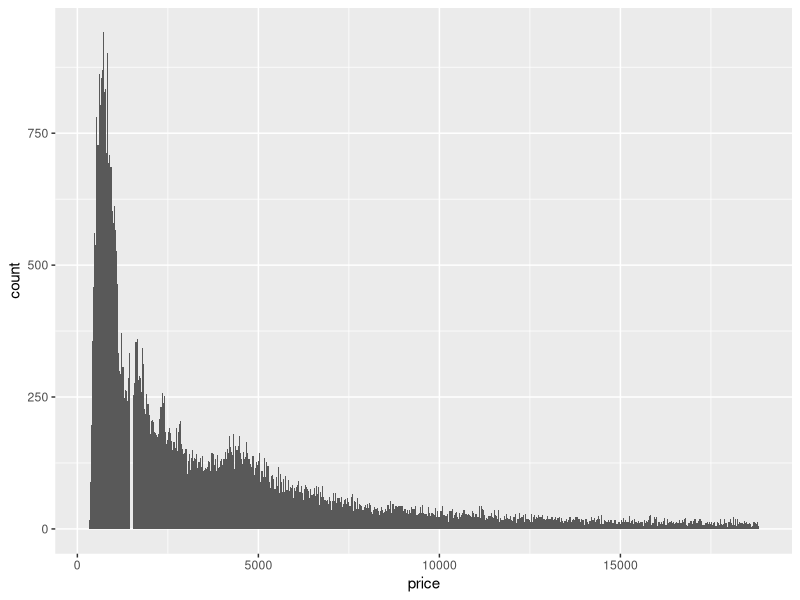
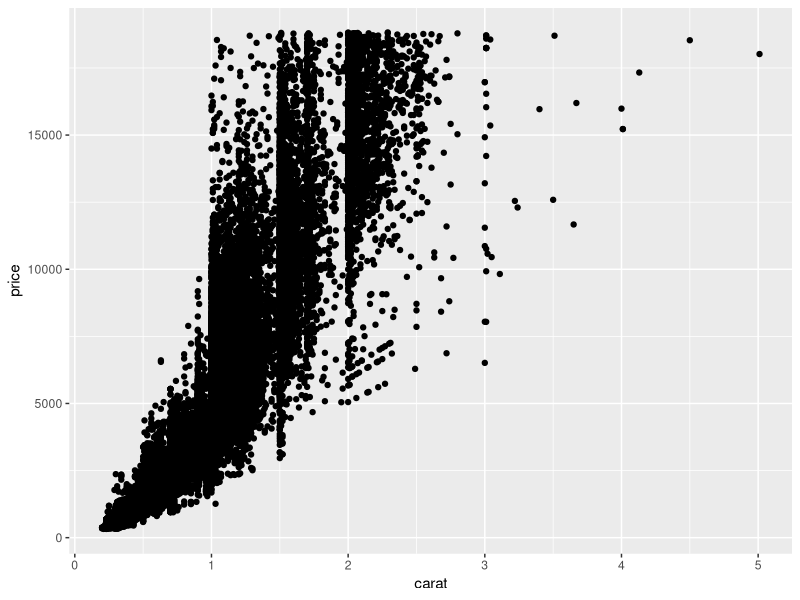
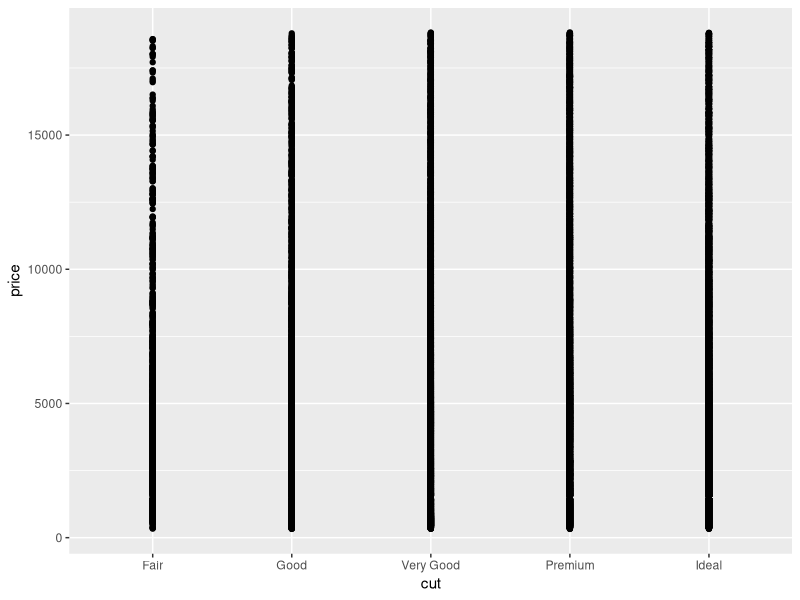
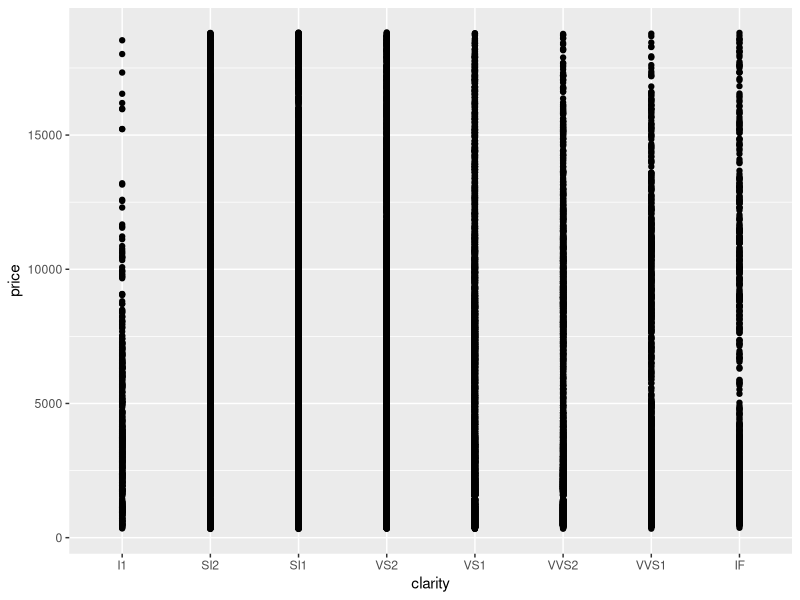
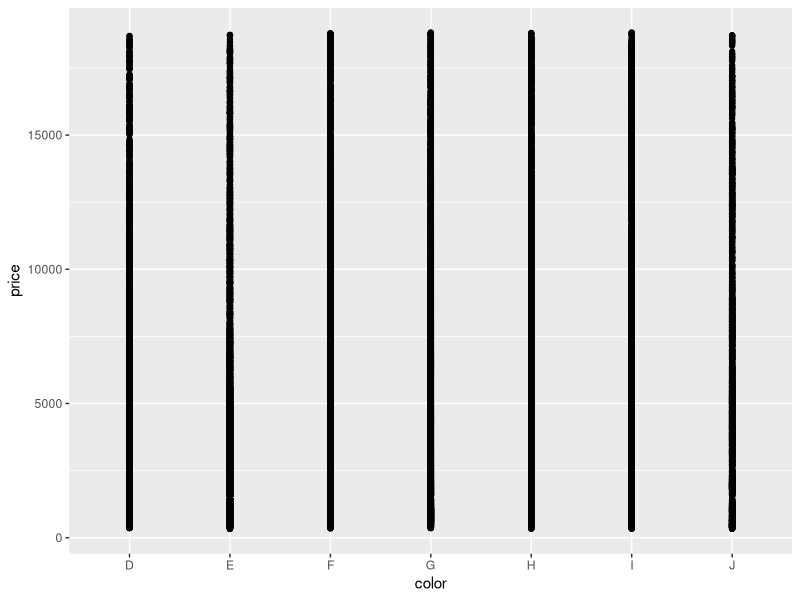
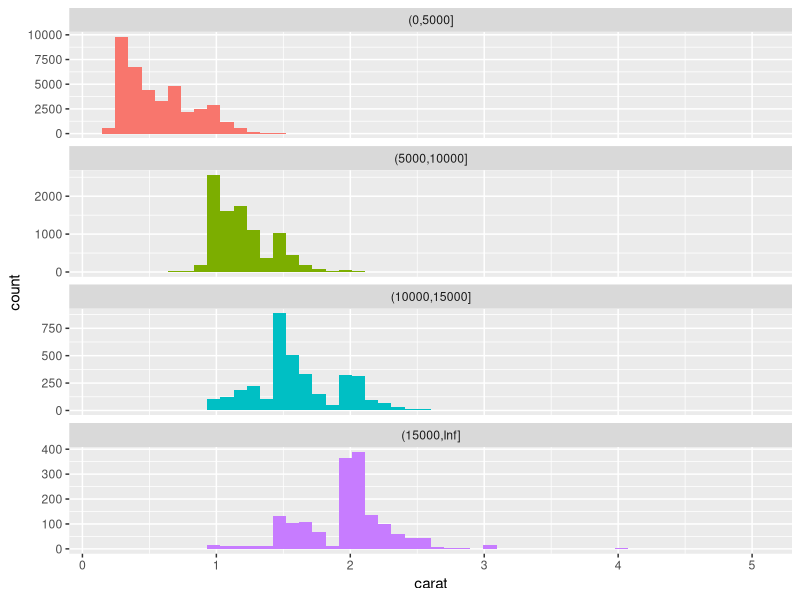

Write R code to recreate these figures, in order.
library(tidyverse)

# Question 1
summary(diamonds$price)

ggplot(data = diamonds) + 
  geom_histogram(mapping = aes(x=price), binwidth = 30)

#The distribution has a long tail, the majority of the distribution is between $1000 and $5000

#Question 2

ggplot(diamonds, aes(x=carat, y=price)) + 
    geom_point()
ggplot(diamonds, aes(x=cut, y=price)) + 
   geom_point()
ggplot(diamonds, aes(x=clarity, y=price)) + 
   geom_point()
ggplot(diamonds, aes(x=color, y=price)) + 
    geom_point()

#carat has a better distinction to see the the correlation

#Question 3
diamonds %>% 
  filter(!is.na(carat), !is.na(price)) %>%
  mutate(price_binned = cut(price, 
                            breaks=c(seq(0, max(price), 5000), Inf), 
                            dig.lab=10)) %>%
  ggplot(., aes(x=carat, fill=price_binned)) + 
  geom_histogram(bins=50, show.legend = FALSE) + 
  facet_wrap(~ price_binned, scales = 'free_y', ncol = 1)
